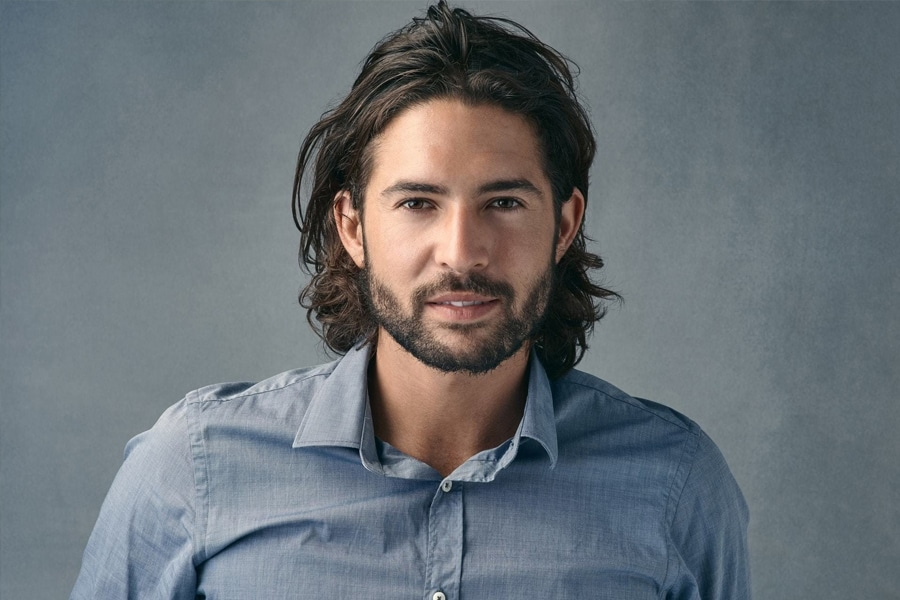
#> input picture 50-Long-Haircuts-Hairstyle-Tips-for-Men-2.jpg, 900 x 600 px
$ python 'detect eyes.py'
#> lines starting #> are read from the running program, lines starting #| are printed output that depends on the picture; after the words box and inside, x2 and y2 are one past the last pixel; in counts of white or black regions, pixels touching at a corner belong together
"""import cv2
import numpy as np
import matplotlib.pyplot as plt

classi=cv2.CascadeClassifier('haarcascade_frontalface_default.xml')

img=cv2.imread('IMG_20200413_031050.jpg')
fix_img=cv2.cvtColor(img,cv2.COLOR_BGR2RGB)

faces=classi.detectMultiScale(fix_img,1.1,4)
for(x,y,w,h) in faces:
    cv2.rectangle(fix_img,(x,y),(x+w,y+h),(255,0,0),6)
plt.imshow(fix_img)
plt.show()"""

import cv2
import numpy as np
import matplotlib.pyplot as plt


img=cv2.imread('50-Long-Haircuts-Hairstyle-Tips-for-Men-2.jpg')
#> img is the input picture: shape (600, 900, 3); mean B, G, R 118, 113, 106.3
fix_img=cv2.cvtColor(img,cv2.COLOR_BGR2RGB)


eye_class=cv2.CascadeClassifier('harrCascades\haarcascade_eye.xml')
classi=cv2.CascadeClassifier('harrCascades\haarcascade_frontalface_default.xml')


faces=classi.detectMultiScale(fix_img)
#> faces = [[342, 107, 245, 245]]
eye=eye_class.detectMultiScale(fix_img)
#> eye = [[393, 180, 49, 49], [477, 181, 47, 47]]


for (ix,iy,iw,ih) in eye:
    cv2.rectangle(fix_img,(ix,iy),(ix+iw,iy+ih),(0,255,0),4)
#> this loop made 2 passes
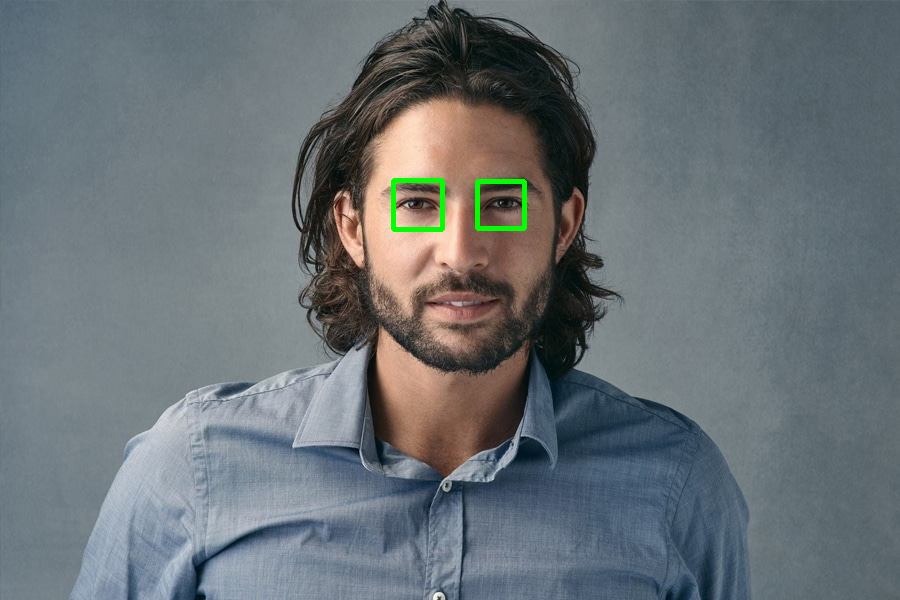
#> fix_img: shape (600, 900, 3); mean R, G, B 105.7, 113.5, 117.6


for (x, y, w, h) in faces:
    cv2.rectangle(fix_img, (x, y), (x + w, y + h), (255, 0, 0), 6)
#> this loop made 1 pass
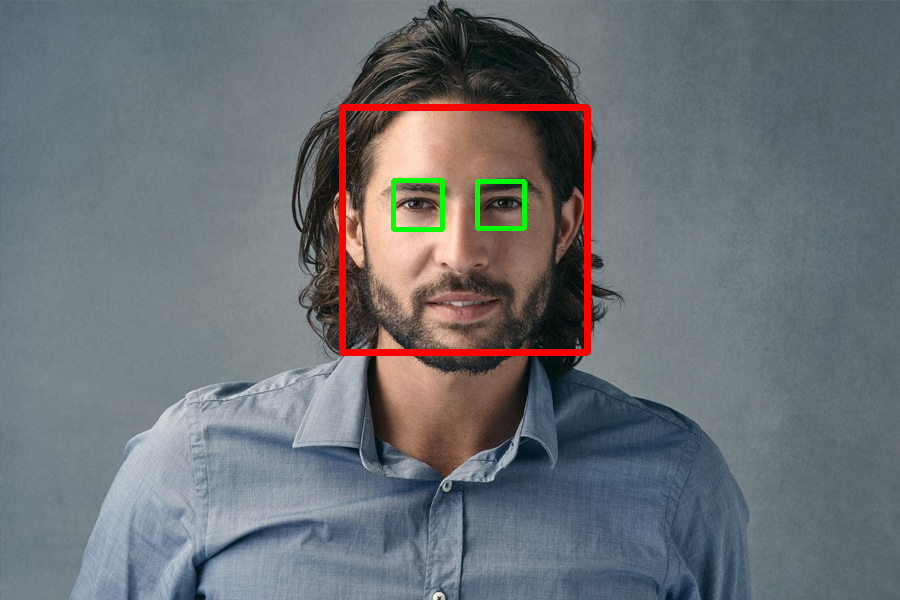
#> fix_img: shape (600, 900, 3); 1.27% of pixels changed, all inside (x1, y1, x2, y2) = (339, 104, 591, 356)

plt.imshow(fix_img)
plt.show()
